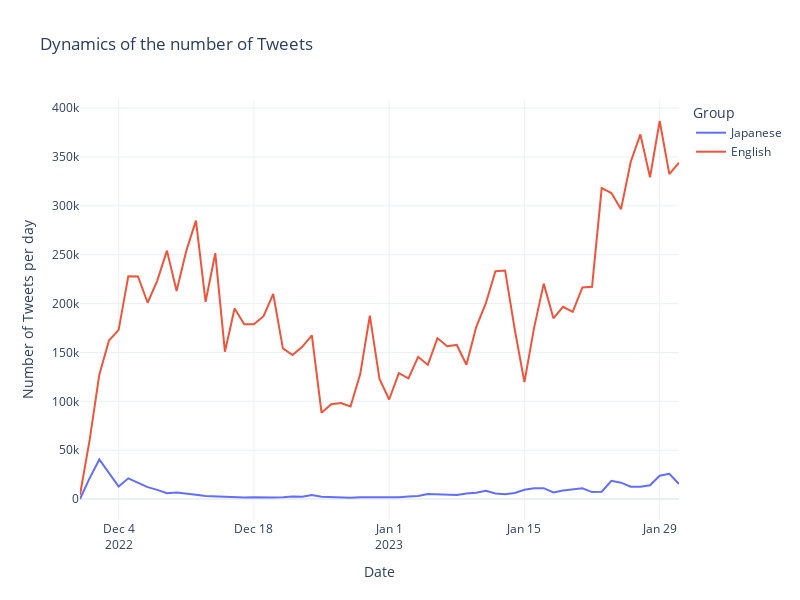

This figure's notebook cell:
### Code cell
jap = data.loc[data.lang == "ja",["date","total"]].groupby("date").sum().reset_index()
eng = data.loc[data.lang == "en",["date","total"]].groupby("date").sum().reset_index()

jap["Group"] = "Japanese" 
eng['Group'] = "English"

df = pd.concat([jap,eng],axis=0)

fig = px.line(df, x="date", y="total", title='Dynamics of the number of Tweets',color="Group",
                labels=dict(date="Date", total="Number of Tweets per day"),template="plotly_white",
                 width=800, height=600)

fig.show()

### Figure 1 — Plotly figure (JSON) as saved in the notebook; plotly's stock layout.template omitted (floating-point values rounded to 4 significant figures)
{"data": [{"hovertemplate": "Group=Japanese<br>Date=%{x}<br>Number of Tweets per day=%{y}<extra></extra>", "legendgroup": "Japanese", "line": {"color": "#636efa", "dash": "solid"}, "marker": {"symbol": "circle"}, "mode": "lines", "name": "Japanese", "orientation": "v", "showlegend": true, "type": "scatter", "x": ["2022-11-30", "2022-12-01", "2022-12-02", "2022-12-03", "2022-12-04", "2022-12-05", "2022-12-06", "2022-12-07", "2022-12-08", "2022-12-09", "2022-12-10", "2022-12-11", "2022-12-12", "2022-12-13", "2022-12-14", "2022-12-15", "2022-12-16", "2022-12-17", "2022-12-18", "2022-12-19", "2022-12-20", "2022-12-21", "2022-12-22", "2022-12-23", "2022-12-24", "2022-12-25", "2022-12-26", "2022-12-27", "2022-12-28", "2022-12-29", "2022-12-30", "2022-12-31", "2023-01-01", "2023-01-02", "2023-01-03", "2023-01-04", "2023-01-05", "2023-01-06", "2023-01-07", "2023-01-08", "2023-01-09", "2023-01-10", "2023-01-11", "2023-01-12", "2023-01-13", "2023-01-14", "2023-01-15", "2023-01-16", "2023-01-17", "2023-01-18", "2023-01-19", "2023-01-20", "2023-01-21", "2023-01-22", "2023-01-23", "2023-01-24", "2023-01-25", "2023-01-26", "2023-01-27", "2023-01-28", "2023-01-29", "2023-01-30", "2023-01-31"], "xaxis": "x", "y": [100, 21418, 40548, 26170, 12862, 21260, 16329, 12195, 9449, 6023, 6645, 5209, 4479, 3158, 2728, 2283, 2092, 1695, 1970, 1540, 1703, 1972, 2718, 2482, 4272, 2395, 2036, 1939, 1492, 1968, 1862, 1604, 1640, 1925, 2690, 3087, 5136, 4935, 4020, 4318, 5779, 6552, 8621, 5829, 4997, 6288, 9634, 11130, 11167, 6737, 8902, 10178, 11038, 7170, 7537, 18665, 16819, 12621, 12675, 14169, 23928, 25802, 15416], "yaxis": "y"}, {"hovertemplate": "Group=English<br>Date=%{x}<br>Number of Tweets per day=%{y}<extra></extra>", "legendgroup": "English", "line": {"color": "#EF553B", "dash": "solid"}, "marker": {"symbol": "circle"}, "mode": "lines", "name": "English", "orientation": "v", "showlegend": true, "type": "scatter", "x": ["2022-11-30", "2022-12-01", "2022-12-02", "2022-12-03", "2022-12-04", "2022-12-05", "2022-12-06", "2022-12-07", "2022-12-08", "2022-12-09", "2022-12-10", "2022-12-11", "2022-12-12", "2022-12-13", "2022-12-14", "2022-12-15", "2022-12-16", "2022-12-17", "2022-12-18", "2022-12-19", "2022-12-20", "2022-12-21", "2022-12-22", "2022-12-23", "2022-12-24", "2022-12-25", "2022-12-26", "2022-12-27", "2022-12-28", "2022-12-29", "2022-12-30", "2022-12-31", "2023-01-01", "2023-01-02", "2023-01-03", "2023-01-04", "2023-01-05", "2023-01-06", "2023-01-07", "2023-01-08", "2023-01-09", "2023-01-10", "2023-01-11", "2023-01-12", "2023-01-13", "2023-01-14", "2023-01-15", "2023-01-16", "2023-01-17", "2023-01-18", "2023-01-19", "2023-01-20", "2023-01-21", "2023-01-22", "2023-01-23", "2023-01-24", "2023-01-25", "2023-01-26", "2023-01-27", "2023-01-28", "2023-01-29", "2023-01-30", "2023-01-31"], "xaxis": "x", "y": [4420, 60491, 127309, 162140, 173111, 228010, 227677, 200870, 223548, 254158, 212967, 253769, 284885, 201848, 251529, 150774, 194889, 178823, 178741, 187061, 209994, 154200, 147356, 155748, 167386, 88382, 97064, 98191, 94689, 127651, 187580, 122816, 101901, 128850, 123566, 145543, 137259, 164672, 156324, 157685, 137410, 175755, 200142, 233170, 233881, 173468, 119632, 175205, 220397, 184942, 196695, 191535, 216510, 217248, 318064, 313074, 296579, 344831, 373081, 329225, 386758, 332396, 344125], "yaxis": "y"}], "layout": {"height": 600, "legend": {"title": {"text": "Group"}, "tracegroupgap": 0}, "title": {"text": "Dynamics of the number of Tweets"}, "width": 800, "xaxis": {"anchor": "y", "domain": [0, 1], "title": {"text": "Date"}}, "yaxis": {"anchor": "x", "domain": [0, 1], "title": {"text": "Number of Tweets per day"}}}}
